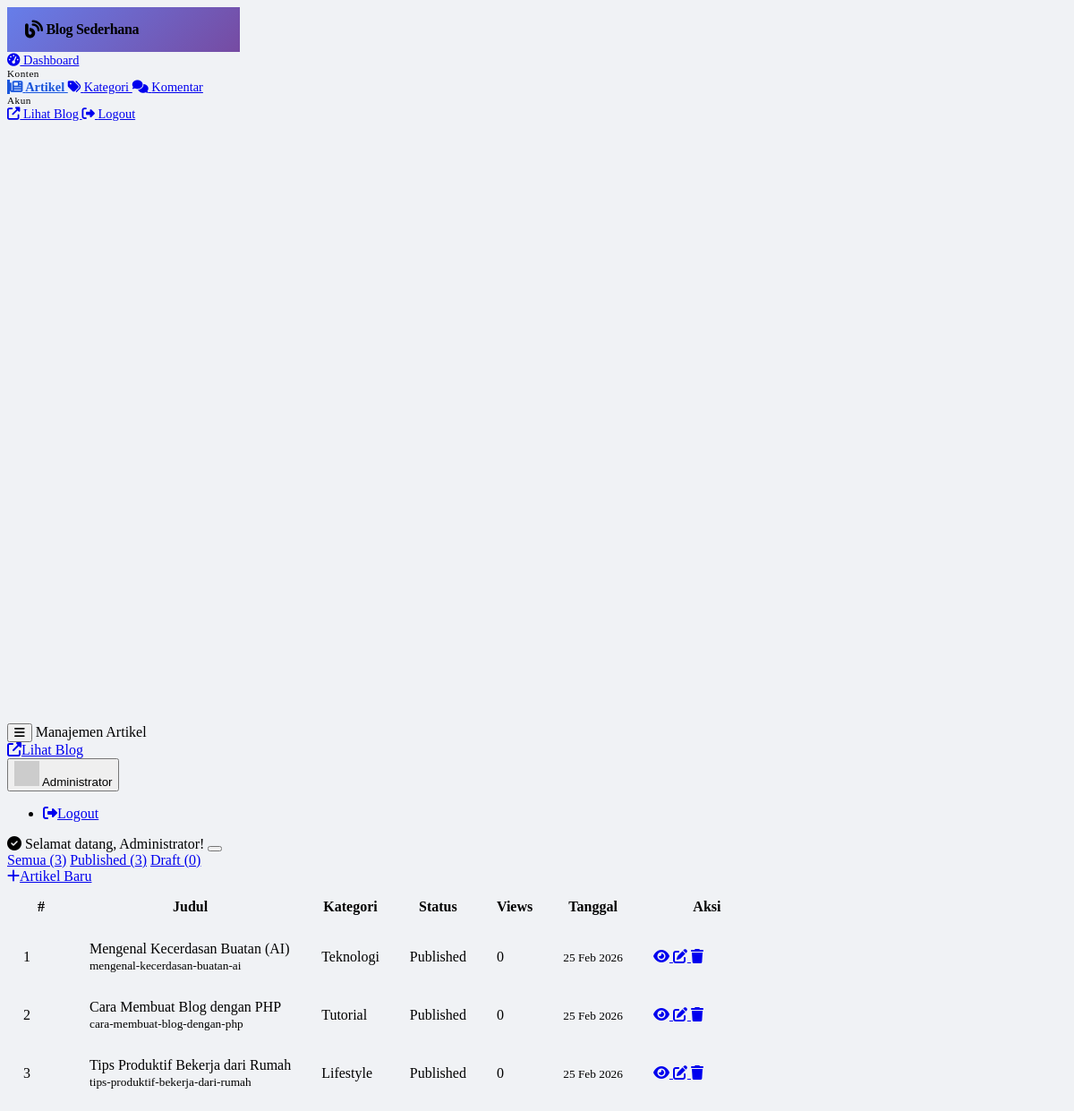
Page /admin/articles/index.php (signed in) on the committed database.
### tables this page shows
CREATE TABLE IF NOT EXISTS articles (
    id INT AUTO_INCREMENT PRIMARY KEY,
    category_id INT,
    title VARCHAR(255) NOT NULL,
    slug VARCHAR(255) NOT NULL UNIQUE,
    excerpt TEXT,
    content LONGTEXT NOT NULL,
    image VARCHAR(255),
    status ENUM('draft', 'published') DEFAULT 'draft',
    views INT DEFAULT 0,
    created_at TIMESTAMP DEFAULT CURRENT_TIMESTAMP,
    updated_at TIMESTAMP DEFAULT CURRENT_TIMESTAMP ON UPDATE CURRENT_TIMESTAMP,
    FOREIGN KEY (category_id) REFERENCES categories(id) ON DELETE SET NULL
);

CREATE TABLE IF NOT EXISTS categories (
    id INT AUTO_INCREMENT PRIMARY KEY,
    name VARCHAR(100) NOT NULL,
    slug VARCHAR(100) NOT NULL UNIQUE,
    description TEXT,
    created_at TIMESTAMP DEFAULT CURRENT_TIMESTAMP
);

### includes/functions.php (called while the page is built, shortened)
<?php
function countArticles($status = 'published') {
    $db = getDB();
    $stmt = $db->prepare("SELECT COUNT(*) FROM articles WHERE status = ?");
    $stmt->execute([$status]);
    return $stmt->fetchColumn();
}
function formatDate($date, $format = 'd M Y') {
    $months = ['Jan','Feb','Mar','Apr','Mei','Jun','Jul','Agu','Sep','Okt','Nov','Des'];
    $d = date('d', strtotime($date));
    $m = $months[(int)date('m', strtotime($date)) - 1];
    $y = date('Y', strtotime($date));
    return "$d $m $y";
}
function truncate($text, $length = 150) {
    $text = strip_tags($text);
    if (strlen($text) <= $length) return $text;
    return substr($text, 0, $length) . '...';
}
function sanitize($input) {
    return htmlspecialchars(trim($input), ENT_QUOTES, 'UTF-8');
}

### admin/articles/index.php (the view, shortened to what this page needs)
<?php
require_once dirname(dirname(__DIR__)) . '/includes/functions.php';
$db = getDB();
$statusFilter = $_GET['status'] ?? 'all';
if ($statusFilter === 'all') {
    $articles = $db->query("SELECT a.*, c.name as category_name FROM articles a LEFT JOIN categories c ON a.category_id = c.id ORDER BY a.created_at DESC")->fetchAll();
} else {
    $stmt = $db->prepare("SELECT a.*, c.name as category_name FROM articles a LEFT JOIN categories c ON a.category_id = c.id WHERE a.status = ? ORDER BY a.created_at DESC");
    $stmt->execute([$statusFilter]);
    $articles = $stmt->fetchAll();
}
require_once dirname(__DIR__) . '/includes/admin_header.php';
?>
<div class="d-flex justify-content-between align-items-center mb-4">
    <div class="d-flex gap-2">
        <a href="?status=all" class="btn btn-sm <?= $statusFilter === 'all' ? 'btn-primary' : 'btn-outline-secondary' ?>">Semua (<?= countArticles('published') + countArticles('draft') ?>)</a>
        <a href="?status=published" class="btn btn-sm <?= $statusFilter === 'published' ? 'btn-success' : 'btn-outline-secondary' ?>">Published (<?= countArticles('published') ?>)</a>
        <a href="?status=draft" class="btn btn-sm <?= $statusFilter === 'draft' ? 'btn-secondary' : 'btn-outline-secondary' ?>">Draft (<?= countArticles('draft') ?>)</a>
    </div>
    <a href="<?= SITE_URL ?>/admin/articles/create.php" class="btn btn-primary">
        <i class="fas fa-plus me-1"></i>Artikel Baru
    </a>
</div>
<div class="card border-0 shadow-sm">
    <div class="card-body p-0">
        <div class="table-responsive">
            <table class="table table-hover mb-0">
                <thead class="table-light">
                    <tr>
                        <th width="40">#</th>
                        <th>Judul</th>
                        <th>Kategori</th>
                        <th>Status</th>
                        <th>Views</th>
                        <th>Tanggal</th>
                        <th width="120">Aksi</th>
                    </tr>
                </thead>
                <tbody>
                    <?php if (empty($articles)): ?>
                    <tr><td colspan="7" class="text-center text-muted py-4">Belum ada artikel.</td></tr>
                    <?php else: ?>
                    <?php foreach ($articles as $i => $a): ?>
                    <tr>
                        <td class="text-muted"><?= $i + 1 ?></td>
                        <td>
                            <div class="fw-semibold"><?= sanitize(truncate($a['title'], 50)) ?></div>
                            <small class="text-muted"><?= sanitize($a['slug']) ?></small>
                        </td>
                        <td><span class="badge bg-light text-dark border"><?= sanitize($a['category_name'] ?? 'Tanpa Kategori') ?></span></td>
                        <td>
                            <?php if ($a['status'] === 'published'): ?>
                            <span class="badge bg-success">Published</span>
                            <?php else: ?>
                            <span class="badge bg-secondary">Draft</span>
                            <?php endif; ?>
                        </td>
                        <td><?= number_format($a['views']) ?></td>
                        <td><small class="text-muted"><?= formatDate($a['created_at']) ?></small></td>
                        <td>
                            <div class="d-flex gap-1">
                                <a href="<?= SITE_URL ?>/article.php?slug=<?= $a['slug'] ?>" target="_blank" class="btn btn-sm btn-outline-secondary py-1 px-2" title="Lihat">
                                    <i class="fas fa-eye"></i>
                                </a>
                                <a href="<?= SITE_URL ?>/admin/articles/edit.php?id=<?= $a['id'] ?>" class="btn btn-sm btn-outline-primary py-1 px-2" title="Edit">
                                    <i class="fas fa-edit"></i>
                                </a>
                                <a href="<?= SITE_URL ?>/admin/articles/delete.php?id=<?= $a['id'] ?>" class="btn btn-sm btn-outline-danger py-1 px-2" title="Hapus" onclick="return confirm('Yakin hapus artikel ini?')">
                                    <i class="fas fa-trash"></i>
                                </a>
                            </div>
                        </td>
                    </tr>
                    <?php endforeach; ?>
                    <?php endif; ?>
                </tbody>
            </table>
        </div>
    </div>
</div>
<?php require_once dirname(__DIR__) . '/includes/admin_footer.php'; ?>

### assets/css/admin.css (style rules this page uses)
body.admin-body { background-color: #f0f2f5; }
.table > :not(caption) > * > * { padding: 0.85rem 1rem; vertical-align: middle; }

### rows in the picture
articles: title "Mengenal Kecerdasan Buatan (AI)", slug "mengenal-kecerdasan-buatan-ai", category.name "Teknologi", status "Published", views "0", created_at "25 Feb 2026"
articles: title "Cara Membuat Blog dengan PHP", slug "cara-membuat-blog-dengan-php", category.name "Tutorial", status "Published", views "0", created_at "25 Feb 2026"
articles: title "Tips Produktif Bekerja dari Rumah", slug "tips-produktif-bekerja-dari-rumah", category.name "Lifestyle", status "Published", views "0", created_at "25 Feb 2026"

### other values in the picture
SITE_NAME "Blog Sederhana"
$pageTitle "Manajemen Artikel"
$_SESSION['admin_name'] "Administrator"
$flash['message'] "Selamat datang, Administrator!"
countArticles('published') + countArticles('draft') "3"
countArticles('published') "3"
countArticles('draft') "0"
